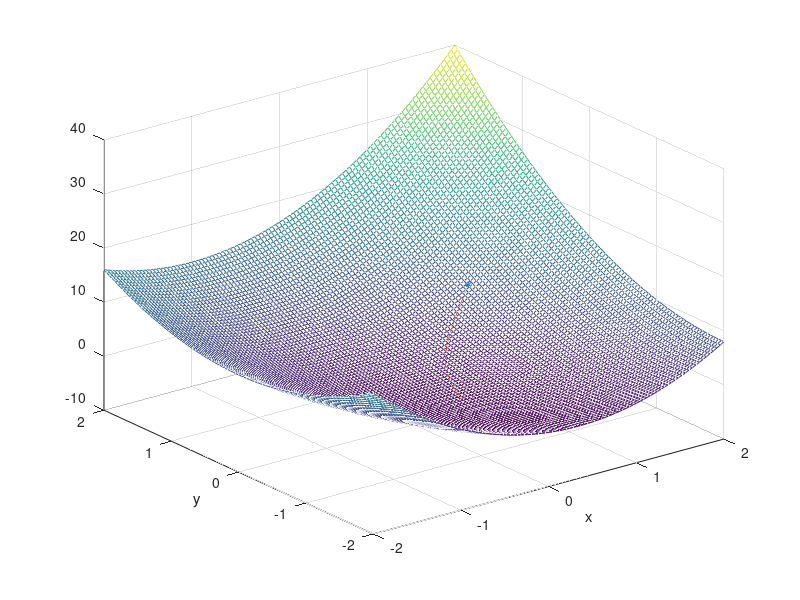

Source code (MATLAB):
clear all
close all
clc

%%
A = [1 0;-1 0;0 1;0 -1];
b = [2;-1;1.5;-0.5];

Q = [6 2;2 4];
c = [2;4];

a = 2;
n = 101;
x = linspace(-a,a,n);
y = linspace(-a,a,n);
X = [x;y];

Z = zeros(n);
G = zeros(n);

for i = 1:n
    for j = 1:n
        Z(i,j) = .5*[x(i) y(j)]*Q*[x(i);y(j)] + c'*[x(i);y(j)];
    end
end

%%
[sol,fval] = quadprog(Q,c,A,b);

%%
m = 50;
mu = zeros(4,m+1);
Dg = zeros(4,m);
xs = zeros(2,m);
eta = 1;

for i = 1:m
    Dg(:,i) = -A/Q*(A'*mu(:,i)+c)-b;
    mu(:,i+1) = max(zeros(4,1),mu(:,i)+eta*Dg(:,i));
    xs(:,i) = -Q\(A'*mu(:,i+1)+c);
    Zs(i) = .5*xs(:,i)'*Q*xs(:,i) + c'*xs(:,i);
end

%%
figure(1); clf
mesh(x,y,Z'); hold
plot3(sol(1),sol(2),fval,'*'); plot3(xs(1,:),xs(2,:),Zs)
xlabel('x'); ylabel('y')
